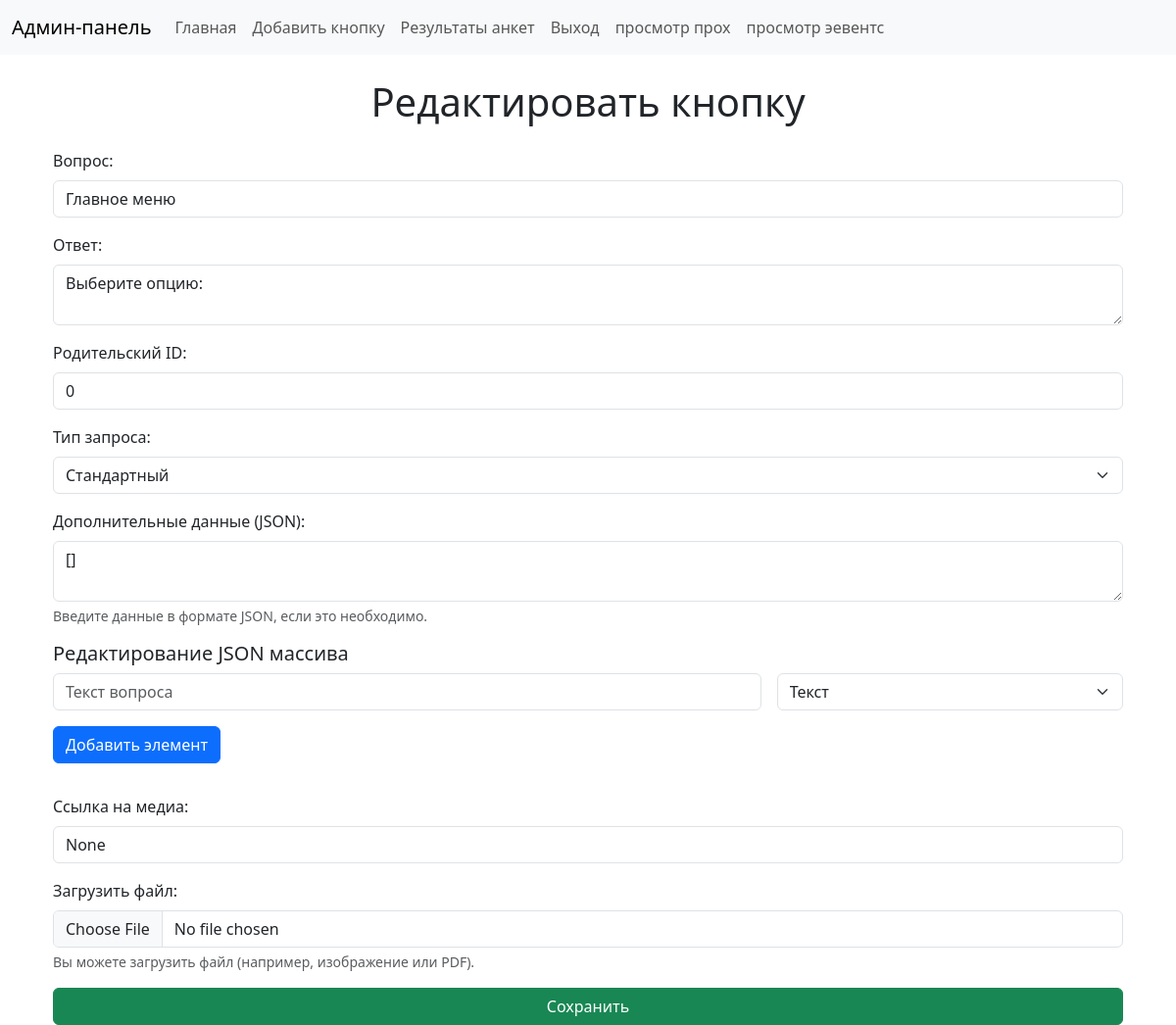
Screenshot of /edit/1 (signed in) with the database file from the repository.
### tables this page shows
CREATE TABLE buttons (
            id INTEGER PRIMARY KEY AUTOINCREMENT,
            question TEXT NOT NULL,            -- Текст вопроса или кнопки
            response TEXT NOT NULL,            -- Ответ на кнопку
            parent_id INTEGER DEFAULT 0,       -- Родительский ID
            request_type INTEGER DEFAULT 0,    -- Тип запроса (0 = стандартный, 1 = анкета)
            dop TEXT DEFAULT NULL,             -- Дополнительные данные (JSON для анкеты)
            media_url TEXT DEFAULT NULL        -- Ссылка на медиа (картинка или документ)
        );

### adm.py (the view, shortened to what this page needs)
@app.route("/edit/<int:button_id>", methods=["GET", "POST"])
def edit_button(button_id):
    button = execute_query("SELECT * FROM buttons WHERE id = ?", (button_id,), fetchone=True)
    return render_template("edit_button.html", button=button)

### adm.py (called while the page is built)
def execute_query(query, args=(), fetchone=False, commit=False):
    conn = sqlite3.connect(DB_FILE)
    cursor = conn.cursor()
    cursor.execute(query, args)
    data = cursor.fetchone() if fetchone else cursor.fetchall()
    if commit:
        conn.commit()
    conn.close()
    return data

@app.before_request
def require_login():
    app.jinja_env.globals['SUPERADMIN_USERNAME'] = SUPERADMIN_USERNAME
    allowed_routes = ["login", "register", "get_uploaded_file"]
    if "user_id" not in session and request.endpoint not in allowed_routes:
        return redirect(url_for("login"))

### templates/edit_button.html (shortened to what this page needs)
{% extends "base.html" %}
{% block content %}
<h1 class="mb-4 text-center">Редактировать кнопку</h1>
<div class="container">
    <form method="post" enctype="multipart/form-data" class="needs-validation" novalidate>
        <div class="mb-3">
            <label for="question" class="form-label">Вопрос:</label>
            <input type="text" class="form-control" id="question" name="question" value="{{ button[1] }}" required>
        </div>
        <div class="mb-3">
            <label for="response" class="form-label">Ответ:</label>
            <textarea class="form-control" id="response" name="response" required>{{ button[2] }}</textarea>
        </div>
        <div class="mb-3">
            <label for="parent_id" class="form-label">Родительский ID:</label>
            <input type="number" class="form-control" id="parent_id" name="parent_id" value="{{ button[3] }}">
        </div>
        <div class="mb-3">
            <label for="request_type" class="form-label">Тип запроса:</label>
            <select class="form-select" id="request_type" name="request_type">
                <option value="0" {% if button[4] == 0 %}selected{% endif %}>Стандартный</option>
            </select>
        </div>
        <div class="mb-3">
            <label for="dop" class="form-label">Дополнительные данные (JSON):</label>
            <textarea class="form-control" id="dop" name="dop">{{ button[5] }}</textarea>
            <div class="form-text">
                Введите данные в формате JSON, если это необходимо.
            </div>
        </div>
        <div id="json-builder" class="mb-3">
            <h5>Редактирование JSON массива</h5>
            <div class="row g-3">
                <div class="col-md-8">
                    <input type="text" id="element-text" class="form-control" placeholder="Текст вопроса">
                </div>
                <div class="col-md-4">
                    <select id="element-type" class="form-select">
                        <option value="1">Текст</option>
                    </select>
                </div>
            </div>
            <button type="button" id="add-element" class="btn btn-primary mt-3">Добавить элемент</button>
        </div>
        <div class="mb-3">
            <label for="media_url" class="form-label">Ссылка на медиа:</label>
            <input type="text" class="form-control" id="media_url" name="media_url" value="{{ button[6] }}">
        </div>
        <div class="mb-3">
            <label for="file" class="form-label">Загрузить файл:</label>
            <input type="file" class="form-control" id="file" name="file">
            <div class="form-text">
                Вы можете загрузить файл (например, изображение или PDF).
            </div>
        </div>
        <button type="submit" class="btn btn-success w-100">Сохранить</button>
    </form>
</div>
{% endblock %}

### rows the page displays
buttons: question "Главное меню", response "Выберите опцию:", parent_id "0", request_type "Стандартный"
